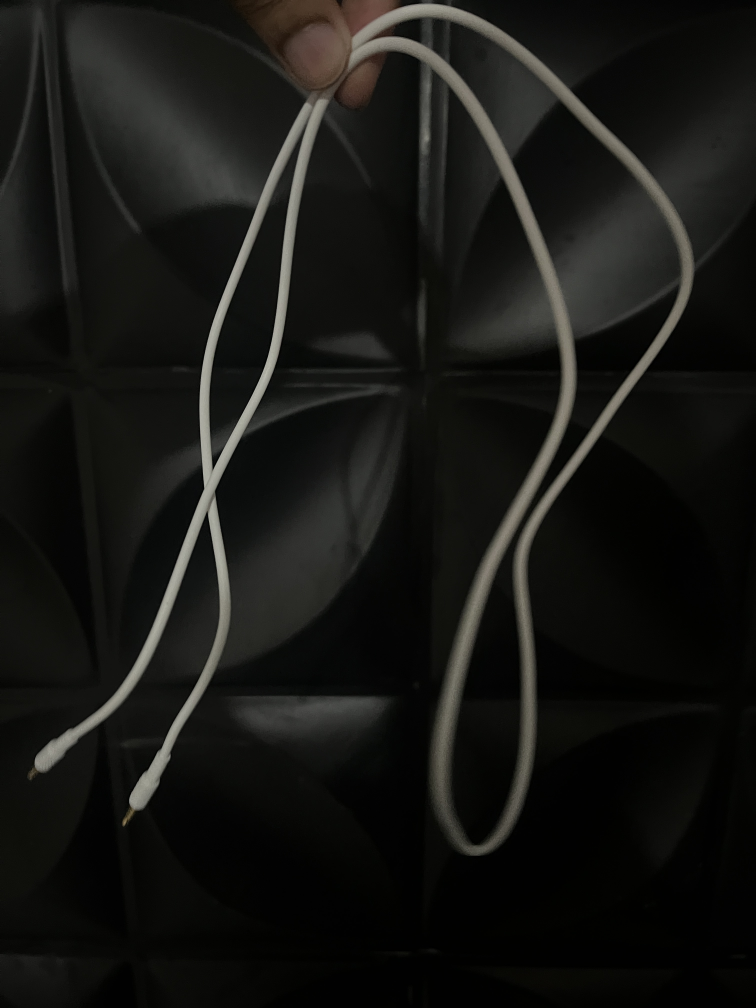
#> input picture images-cables/IMG_2814.JPG, 3024 x 4032 px, given in place of the camera (shown at 1/4 size)
$ python main.py
#> lines starting #> are read from the running program, lines starting #| are printed output that depends on the picture; after the words box and inside, x2 and y2 are one past the last pixel; in counts of white or black regions, pixels touching at a corner belong together
import cv2
import numpy as np

# Inicializa a câmera
cap = cv2.VideoCapture(0)

if not cap.isOpened():
    print("Erro: Câmera não acessível.")
    exit()

print("Câmera ativa. Pressione 'q' para sair.")

while True:
    ret, frame = cap.read()
#> frame is the input picture: shape (4032, 3024, 3); mean B, G, R 20.1, 22.7, 22.7
    if not ret:
        print("Erro: Frame não capturado.")
        break

    # Converte o frame para HSV (melhor para detecção de cores)
    hsv = cv2.cvtColor(frame, cv2.COLOR_BGR2HSV)
#> hsv: shape (4032, 3024, 3); mean H, S, V 29.6, 54.8, 23.1

    # --- DETECÇÃO DO CELULAR (supondo que seja um retângulo escuro/preto) ---
    # Define faixa de cor preta/escura (ajuste conforme necessário)
    lower_black = np.array([0, 0, 0])
    upper_black = np.array([180, 255, 50])
    mask_phone = cv2.inRange(hsv, lower_black, upper_black)
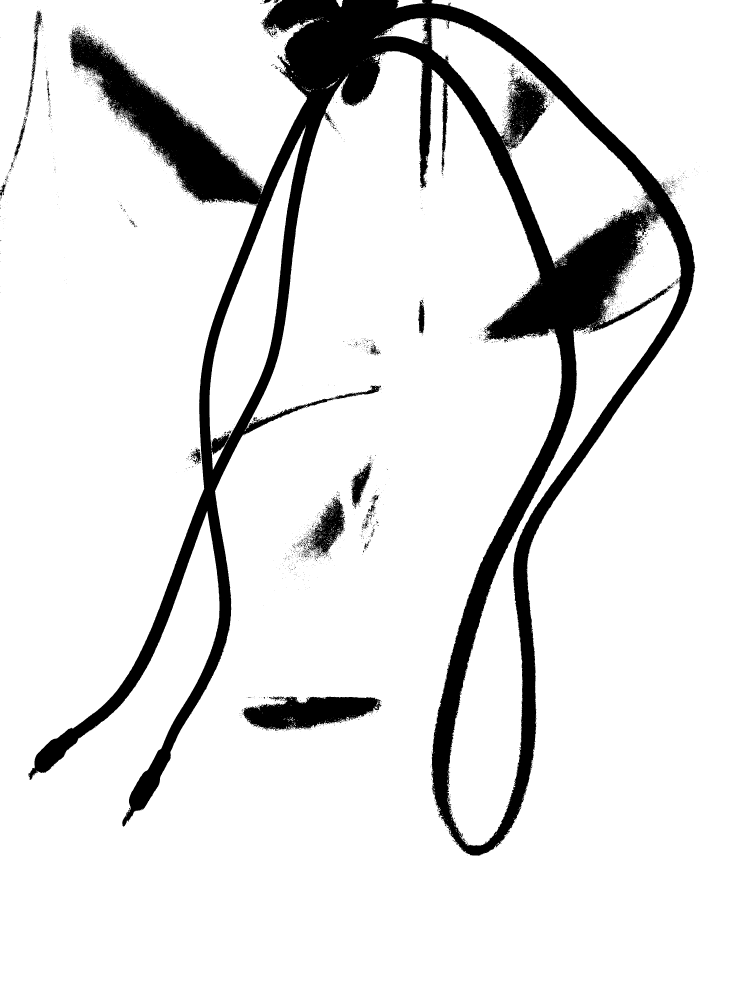
#> mask_phone: shape (4032, 3024) (shown at 1/4 size); 89.1% white; 4096 black regions (3934 under 20 px)

    # Encontra contornos na máscara
    contours, _ = cv2.findContours(mask_phone, cv2.RETR_TREE, cv2.CHAIN_APPROX_SIMPLE)
#> contours = 8965 contours, 8560 with area under 20; largest, box (x1, y1, x2, y2) and area: (0, 0, 3024, 4032) 10063285, (1787, 857, 2725, 3383) 419006, (1723, 72, 2620, 1063) 276314, (838, 506, 1223, 1793) 158384, (969, 2785, 1527, 2925) 50316

    # Filtra contornos grandes (celular tende a ser maior que ruídos)
    for cnt in contours:
        area = cv2.contourArea(cnt)
        if area > 5000:  # Ajuste este valor conforme a distância da câmera
            # Aproxima o contorno para um polígono
            approx = cv2.approxPolyDP(cnt, 0.02 * cv2.arcLength(cnt, True), True)
            if len(approx) == 4:  # Se for um quadrilátero (celular retangular)
                cv2.drawContours(frame, [approx], 0, (0, 255, 0), 3)
                cv2.putText(frame, "CELULAR", (approx.ravel()[0], approx.ravel()[1]),
                            cv2.FONT_HERSHEY_SIMPLEX, 1, (0, 255, 0), 2)
#> this loop made 8965 passes
#> (area, approx) on passes 816, 2046: (419006, [[2637, 857], [1944, 2392], [1868, 3382]]), (158383.5, [[1222, 506], [883, 1317], [845, 1792], [1070, 1428]])

    # --- DETECÇÃO DO CABO (supondo que seja fino e longo) ---
    # Define faixa de cor (ex: cabos pretos ou coloridos - ajuste HSV!)
    lower_cable = np.array([0, 0, 0])  # Exemplo: preto
    upper_cable = np.array([180, 255, 100])
    mask_cable = cv2.inRange(hsv, lower_cable, upper_cable)
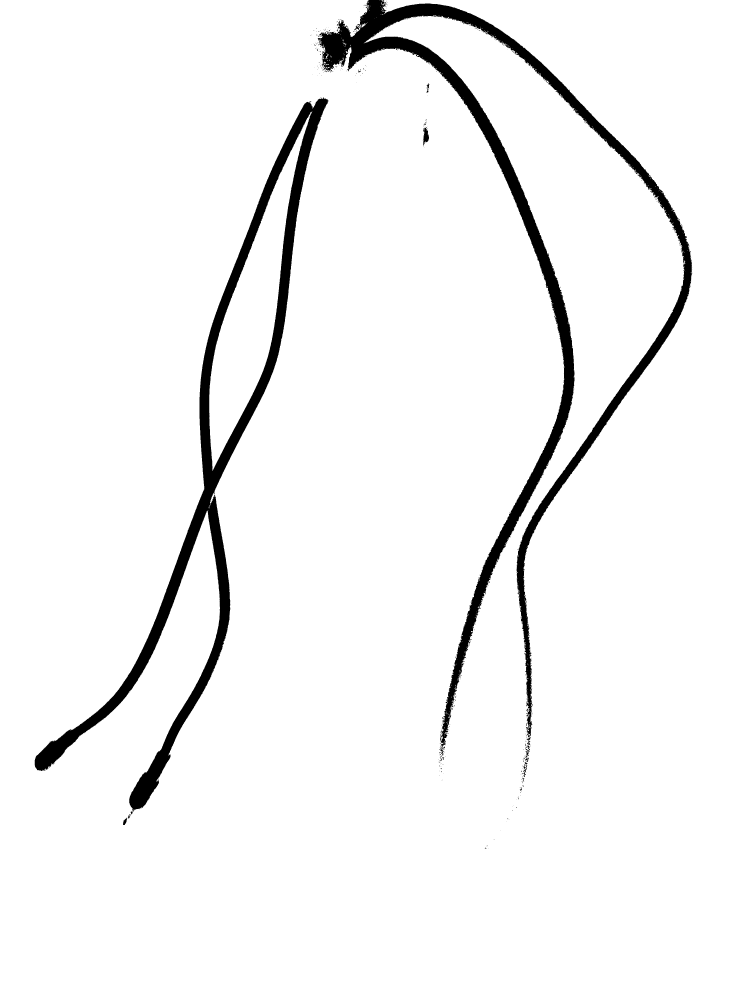
#> mask_cable: shape (4032, 3024) (shown at 1/4 size); 95.6% white; 500 black regions (474 under 20 px), largest, box (x1, y1, x2, y2) and area: (1271, 0, 2769, 3023) 294541, (139, 390, 1314, 3247) 242633, (1692, 508, 1716, 584) 1019

    # Operações morfológicas para remover ruídos
    kernel = np.ones((5, 5), np.uint8)
    mask_cable = cv2.morphologyEx(mask_cable, cv2.MORPH_CLOSE, kernel)
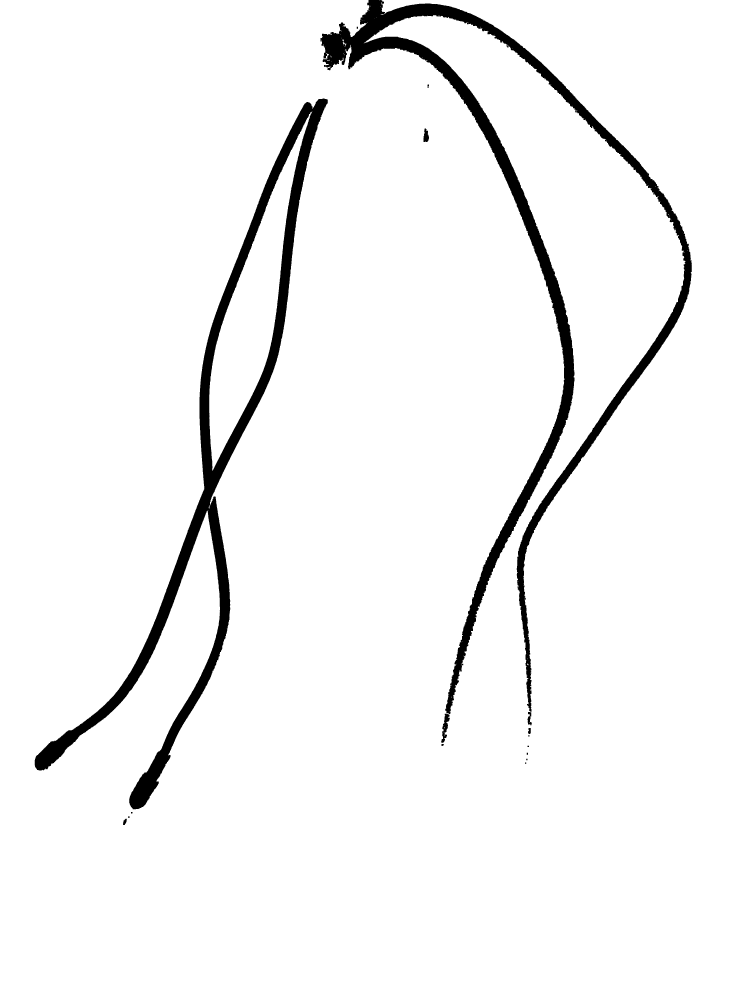
#> mask_cable: shape (4032, 3024) (shown at 1/4 size); 95.7% white; 19 black regions

    contours, _ = cv2.findContours(mask_cable, cv2.RETR_TREE, cv2.CHAIN_APPROX_SIMPLE)
#> contours = 82 contours, 59 with area under 20; largest, box (x1, y1, x2, y2) and area: (0, 0, 3024, 4032) 11897982, (138, 393, 1312, 3238) 417404, (837, 444, 1249, 1883) 170006, (1764, 2854, 1800, 2972) 1925, (1693, 513, 1717, 569) 930
    for cnt in contours:
        area = cv2.contourArea(cnt)
        if 1000 < area < 5000:  # Cabos são menores que celulares
            x, y, w, h = cv2.boundingRect(cnt)
            aspect_ratio = float(w) / h
            if aspect_ratio > 4 or aspect_ratio < 0.25:  # Formato alongado
                cv2.rectangle(frame, (x, y), (x + w, y + h), (255, 0, 0), 2)
                cv2.putText(frame, "CABO", (x, y),
                            cv2.FONT_HERSHEY_SIMPLEX, 0.5, (255, 0, 0), 2)
#> this loop made 82 passes
#> (area, x, y, w, h, aspect_ratio) on pass 67: (1925, 1764, 2854, 36, 118, 0.305)

    # Exibe o frame resultante
    cv2.imshow('Detector de E-Lixo', frame)

    if cv2.waitKey(1) & 0xFF == ord('q'):
#> (key q is pressed here)
        break

cap.release()
cv2.destroyAllWindows()

$ run again, on images-cables/IMG_2815.JPG
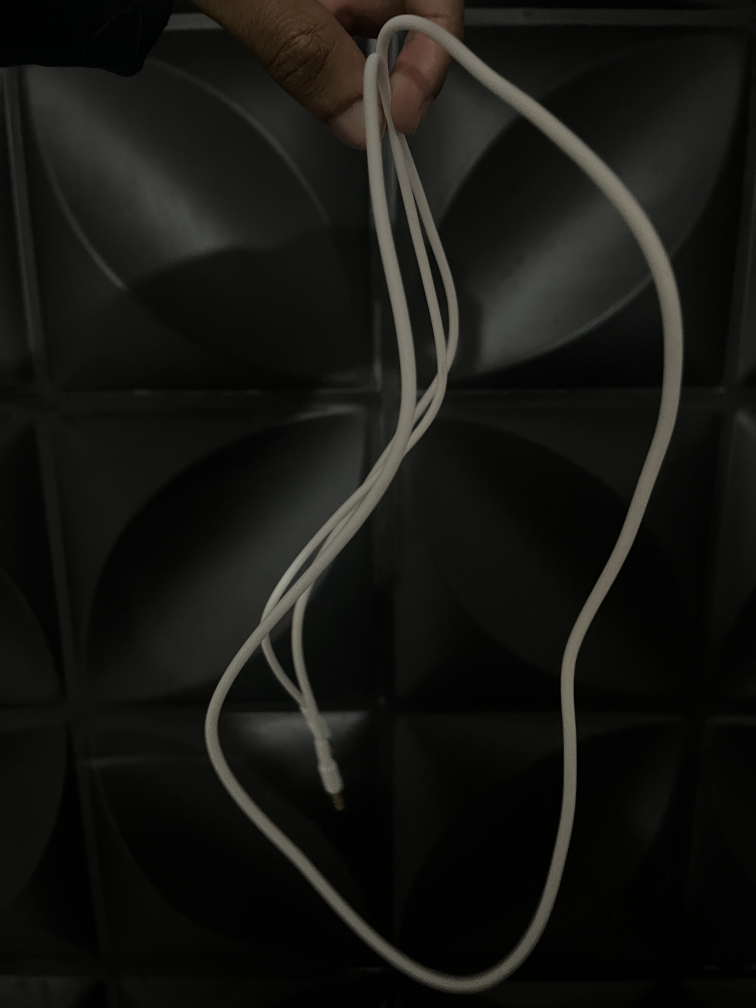
#> input picture images-cables/IMG_2815.JPG, 3024 x 4032 px, given in place of the camera (shown at 1/4 size)
#> frame is the input picture: shape (4032, 3024, 3); mean B, G, R 18.5, 21.5, 21.8
#> hsv: shape (4032, 3024, 3); mean H, S, V 29, 58.4, 22.1
#> `mask_phone = cv2.inRange(hsv, lower_black, upper_black)`:
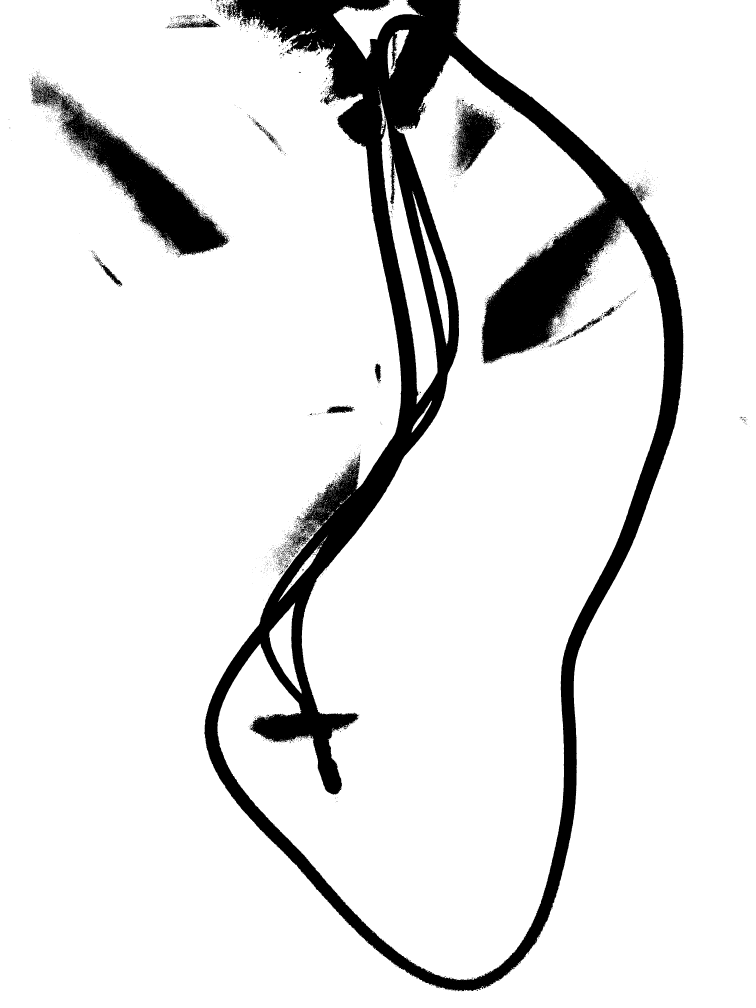
#> mask_phone: shape (4032, 3024) (shown at 1/4 size); 89.1% white; 4292 black regions (4100 under 20 px)
#> `contours, _ = cv2.findContours(mask_phone, cv2.RETR_TREE, cv2.CHAIN_AP..`: contours = 9770 contours, 9258 with area under 20; largest, box (x1, y1, x2, y2) and area: (0, 0, 3024, 4032) 7794716, (869, 220, 2658, 3921) 3074918, (125, 340, 921, 1023) 125818, (1513, 360, 1750, 1617) 70732, (1333, 0, 1680, 239) 29404
#> the loop `for cnt in contours:` made 9770 passes
#> (area, approx) on passes 1371, 1487, 3698: (14482.5, [[1650, 765], [1787, 1374], [1786, 1185]]), (70731.5, [[1513, 360], [1666, 1616], [1743, 1396]]), (25361, [[1888, 415], [1994, 514], [1858, 679], [1824, 542]])
#> `mask_cable = cv2.morphologyEx(mask_cable, cv2.MORPH_CLOSE, kernel)`:
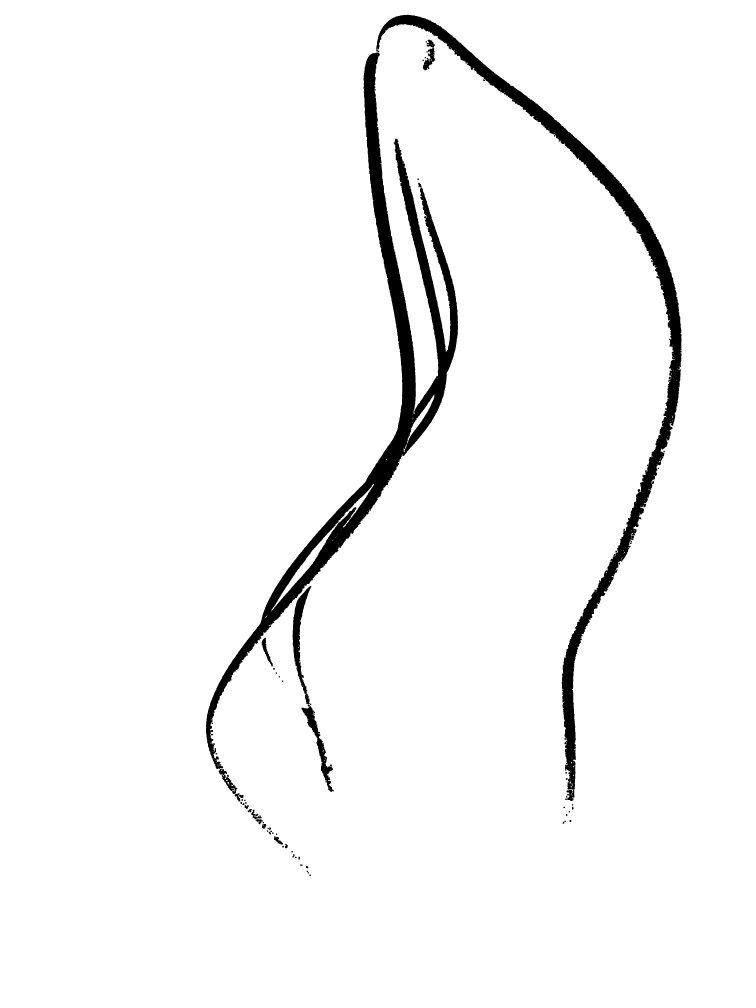
#> mask_cable: shape (4032, 3024) (shown at 1/4 size); 96.4% white; 86 black regions
#> `contours, _ = cv2.findContours(mask_cable, cv2.RETR_TREE, cv2.CHAIN_AP..`: contours = 310 contours, 217 with area under 20; largest, box (x1, y1, x2, y2) and area: (0, 0, 3024, 4032) 12185713, (823, 209, 1833, 3077) 256434, (1504, 58, 2727, 3160) 171933, (1169, 2343, 1246, 2819) 11258, (1086, 1936, 1496, 2442) 10013
#> the loop `for cnt in contours:` made 310 passes
#> (area, x, y, w, h, aspect_ratio) on passes 46, 51, 86, 160, 169: (1022, 2265, 3158, 34, 47, 0.723), (1818, 886, 3099, 64, 78, 0.821), (1530.5, 1046, 2550, 46, 117, 0.393), (2760.5, 1628, 1578, 110, 197, 0.558), (2204, 1691, 190, 50, 92, 0.543)

$ run again, on images-cables/IMG_2816.JPG
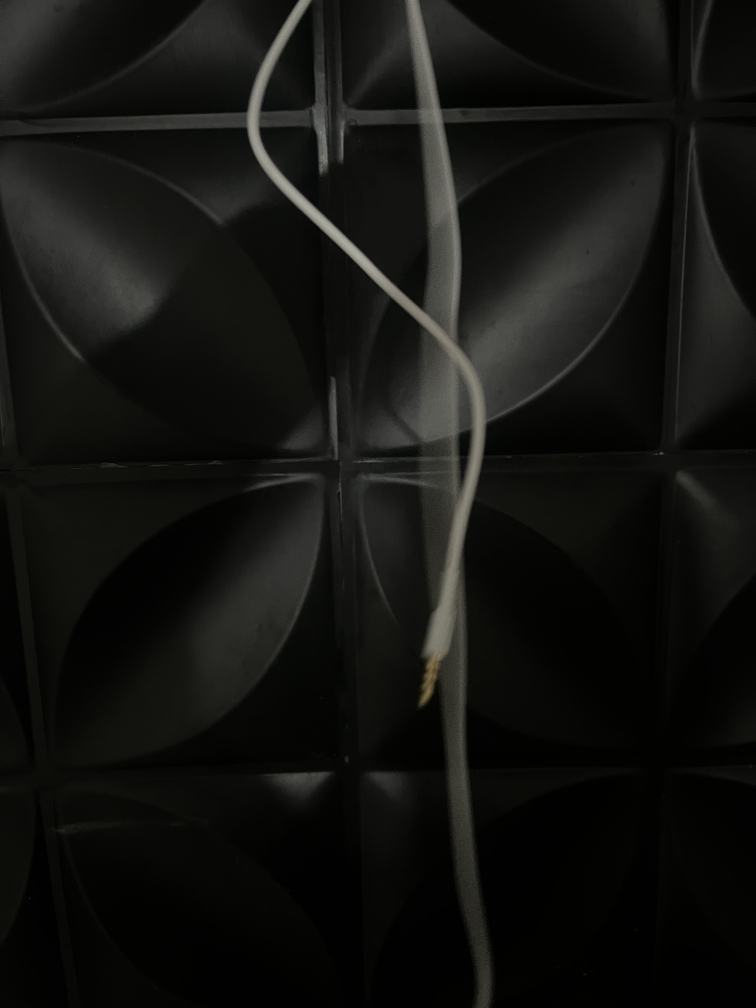
#> input picture images-cables/IMG_2816.JPG, 3024 x 4032 px, given in place of the camera (shown at 1/4 size)
#> frame is the input picture: shape (4032, 3024, 3); mean B, G, R 16.5, 19.1, 18.8
#> hsv: shape (4032, 3024, 3); mean H, S, V 29.8, 67, 19.1
#> `mask_phone = cv2.inRange(hsv, lower_black, upper_black)`:
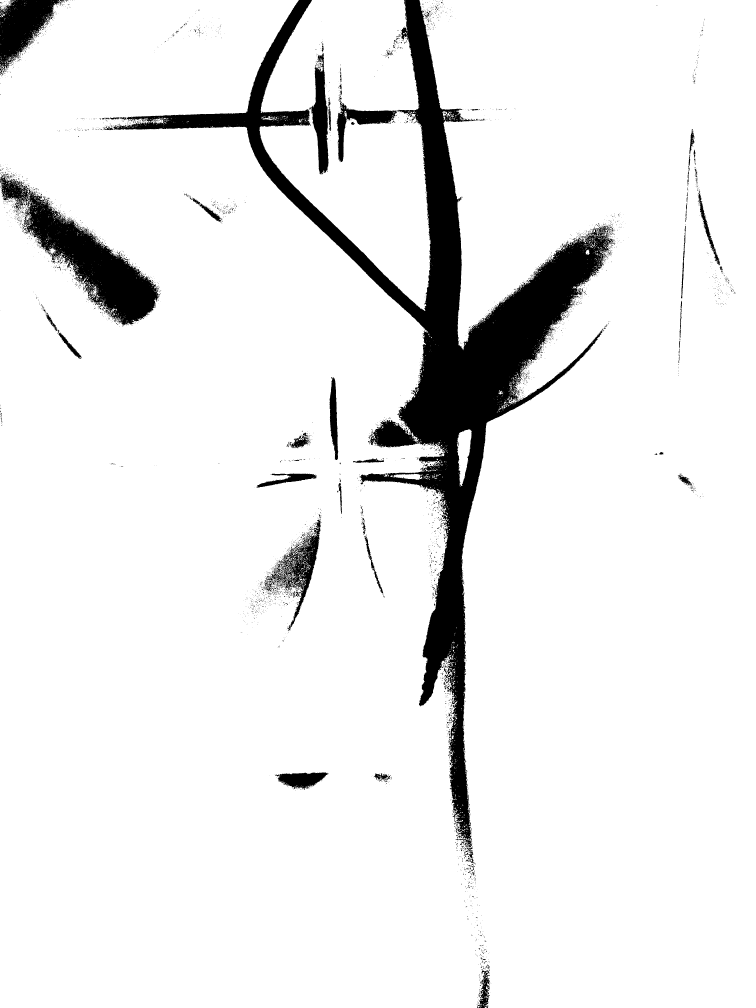
#> mask_phone: shape (4032, 3024) (shown at 1/4 size); 92% white; 5057 black regions (4805 under 20 px)
#> `contours, _ = cv2.findContours(mask_phone, cv2.RETR_TREE, cv2.CHAIN_AP..`: contours = 10640 contours, 10016 with area under 20; largest, box (x1, y1, x2, y2) and area: (0, 0, 3024, 4032) 10755774, (1038, 0, 1724, 1243) 522634, (1120, 2074, 1285, 2525) 22571, (1244, 210, 1315, 698) 19392, (1099, 3088, 1314, 3160) 9065
#> the loop `for cnt in contours:` made 10640 passes
#> (area, approx) on passes 581, 3340, 3999: (7762, [[1877, 1717], [1829, 1752], [1841, 1946], [1881, 1794]]), (19392.5, [[1291, 210], [1314, 653], [1282, 697], [1244, 429]]), (9065, [[1313, 3092], [1219, 3159], [1136, 3140], [1099, 3100]])
#> `mask_cable = cv2.morphologyEx(mask_cable, cv2.MORPH_CLOSE, kernel)`:
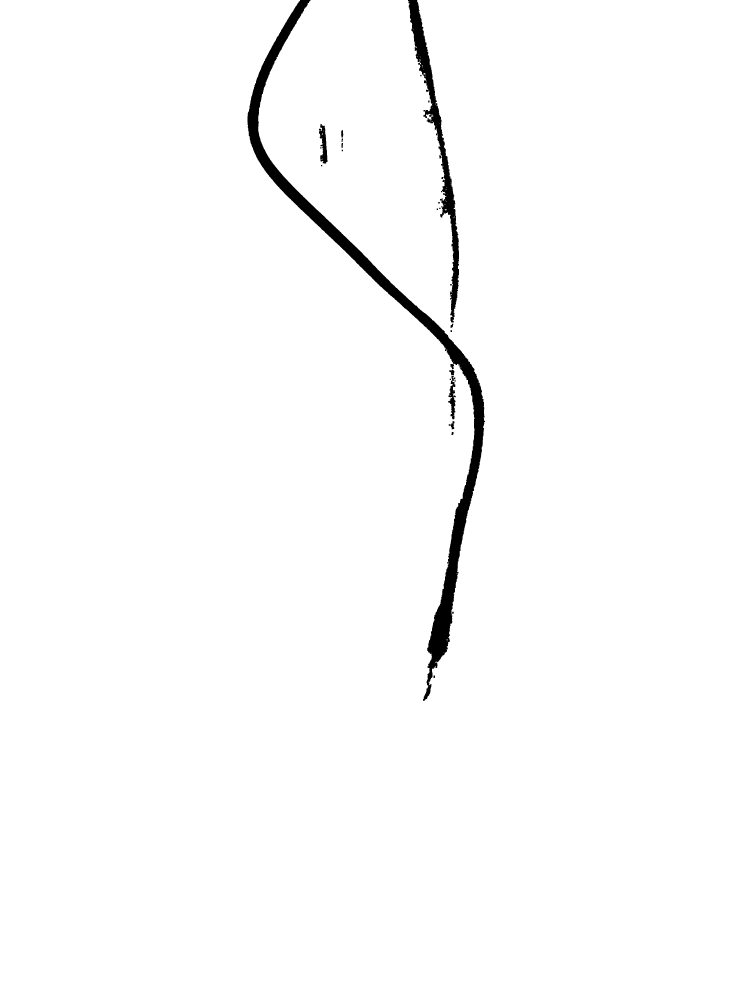
#> mask_cable: shape (4032, 3024) (shown at 1/4 size); 98.5% white; 35 black regions
#> `contours, _ = cv2.findContours(mask_cable, cv2.RETR_TREE, cv2.CHAIN_AP..`: contours = 76 contours, 40 with area under 20; largest, box (x1, y1, x2, y2) and area: (0, 0, 3024, 4032) 12006600, (1275, 495, 1311, 655) 3167, (1792, 1503, 1823, 1678) 2617, (1802, 1684, 1819, 1718) 345, (1796, 1478, 1819, 1502) 335
#> the loop `for cnt in contours:` made 76 passes
#> (area, x, y, w, h, aspect_ratio) on passes 47, 68: (2617, 1792, 1503, 31, 175, 0.177), (3167, 1275, 495, 36, 160, 0.225)
